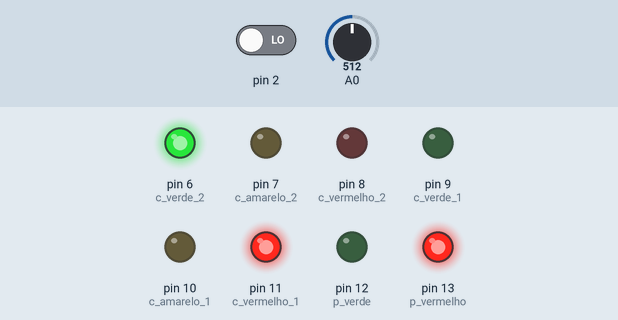
Simulated run of this sketch. Board: Arduino Uno, built with avr-gcc and run on an emulated ATmega328P. Parts: output pins drawn as LEDs (lit = HIGH). The test bench sets the inputs (shaded band); at power-on: pin 2 LOW, A0 = 512. What the sketch prints to the serial monitor is not drawn.

Above: at 14.8 s.
14.9 s: pin 2 driven HIGH
At 21.0 s:
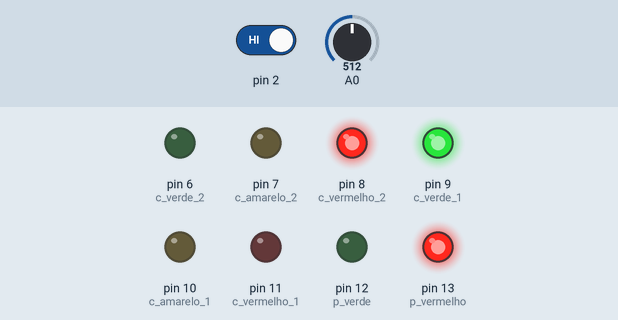
At 29.4 s:
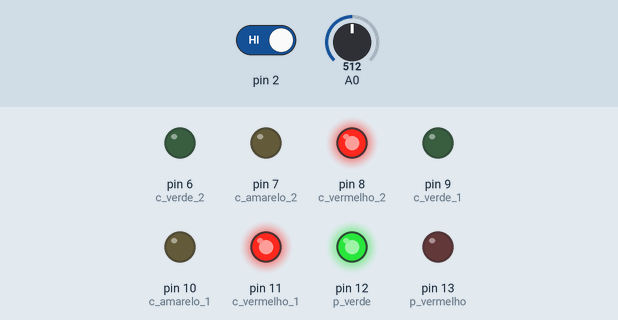
51.0 s: A0 set to 242
At 55.8 s:
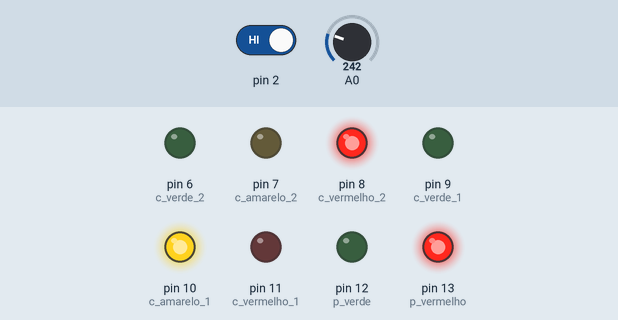
61.5 s: A0 set to 210
Timing chart, 0 to 72.5 s (numbered marks = the images above; inputs shaded):
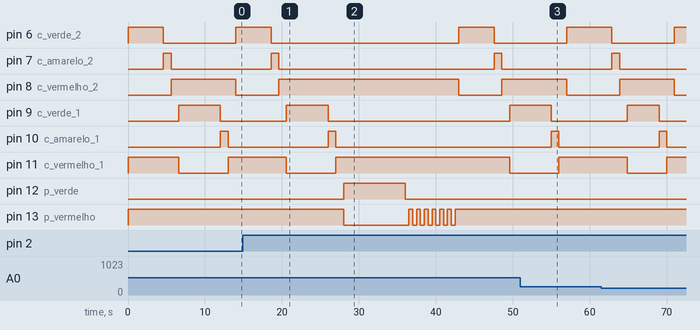

Measured:
- after the input at 14.9 s, pin 7 (c_amarelo_2): LOW → HIGH after 32.7 s, → LOW 1.0 s later; pin 10 (c_amarelo_1): goes on until 27.0 s, then stays LOW; pin 12 (p_verde): LOW → HIGH after 13.1 s, → LOW 8.0 s later; pin 13 (p_vermelho): HIGH → LOW after 13.1 s, then repeats every 1.0 s: HIGH 0.50 s, LOW 0.50 s, until it stays HIGH from 42.5 s

The sketch:

Semaforo_parte2_.ino
```cpp
int fluxo = 0;
int btn_pedestre_var = 0;
int c_verde_2 = 6;
int c_amarelo_2 = 7;
int c_vermelho_2 = 8;
int c_verde_1 = 9;
int c_amarelo_1 = 10;
int c_vermelho_1 = 11;
int p_verde = 12;
int p_vermelho = 13;

float G_total = 10;
float G_1;
float G_2;
float f;

boolean botao;

void setup() {

  Serial.begin(9600);
  pinMode(A0, INPUT);

  pinMode(c_verde_2, OUTPUT);
  pinMode(c_amarelo_2, OUTPUT);
  pinMode(c_vermelho_2, OUTPUT);
  pinMode(c_verde_1, OUTPUT);
  pinMode(c_amarelo_1, OUTPUT);
  pinMode(c_vermelho_1, OUTPUT);
  pinMode(p_verde, OUTPUT);
  pinMode(p_vermelho, OUTPUT);
  attachInterrupt(digitalPinToInterrupt(2), btn_pedestre, RISING);

}

void loop() {
  // put your main code here, to run repeatedly:


  switch(btn_pedestre_var){
    case 0:
    digitalWrite(p_vermelho,1);
    fluxo = analogRead(A0);
    Serial.println(fluxo);
    if(fluxo>=342){
      f = map( fluxo, 342, 1023, 500, 667) / 1000.0;
       G_1 = G_total * f;
      G_2 = G_total-G_1;
  }
  else{
    f = map( fluxo, 0, 341, 200, 500) / 1000.0;
    G_1 = G_total * f;
    G_2 = G_total-G_1;
    }
    Serial.print("G_1:");
    Serial.println(G_1);
    Serial.print("G_2:");
    Serial.println(G_2);
    digitalWrite(c_vermelho_1, HIGH);
    digitalWrite(c_verde_2, HIGH);
    delay(G_2*1000);
    digitalWrite(c_verde_2, LOW);
    digitalWrite(c_amarelo_2,  HIGH);
    delay(1000);
    digitalWrite(c_amarelo_2, LOW);
    digitalWrite(c_vermelho_2, HIGH);
    delay(1000);
    digitalWrite(c_vermelho_1, LOW);
    digitalWrite(c_verde_1, HIGH);
    delay(G_1*1000);
     digitalWrite(c_verde_1, LOW);
    digitalWrite(c_amarelo_1,  HIGH);
    delay(1000);
    digitalWrite(c_amarelo_1, LOW);
    digitalWrite(c_vermelho_1, HIGH);
    delay(1000);
    digitalWrite(c_vermelho_2, LOW);

      break;

    case 1:
      digitalWrite(p_vermelho,0);
      digitalWrite(p_verde,1);
      digitalWrite(c_vermelho_2,1);
    delay(8000);
    digitalWrite(p_verde,0);
    for(int i=0;i<7;i++){
      digitalWrite(p_vermelho,0);
      delay(500);
      digitalWrite(p_vermelho,1);
      delay(500);

    }
      digitalWrite(c_vermelho_2,0);
        btn_pedestre_var = 0;
      break;
  }

}

void btn_pedestre(){
  btn_pedestre_var = 1;
}
```
